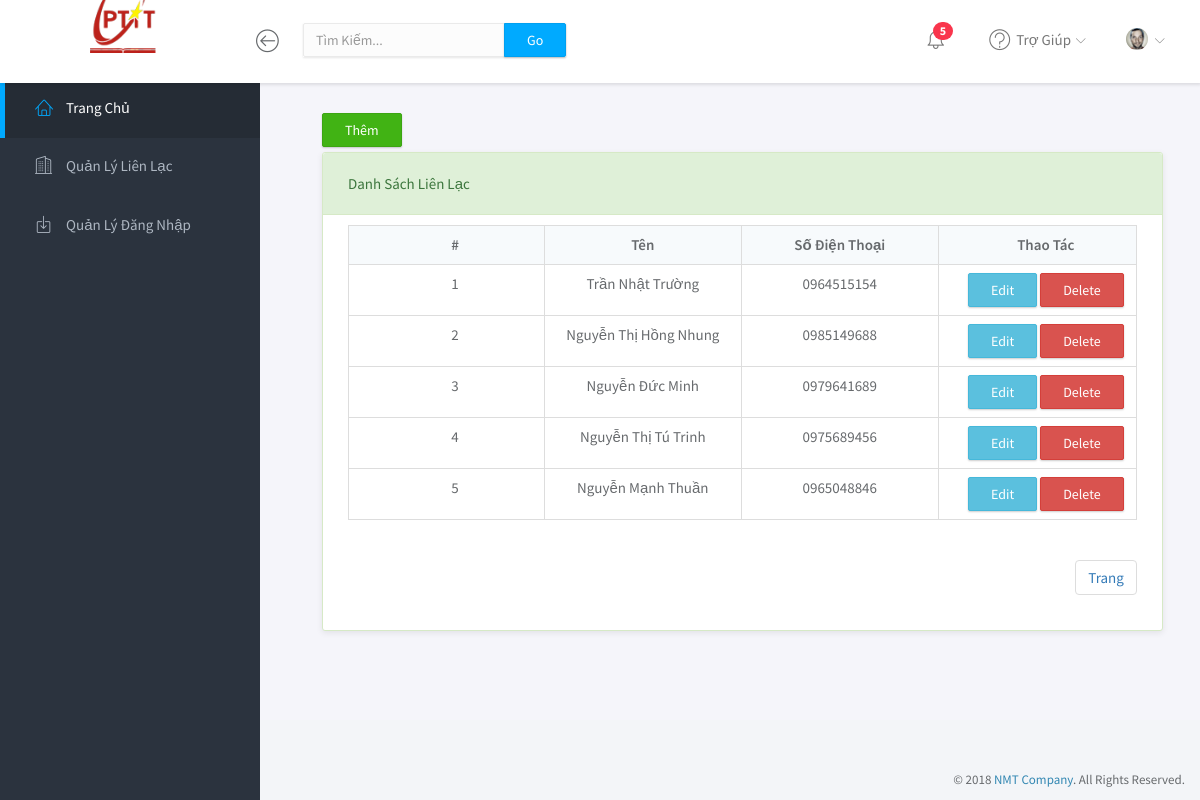
The page / on the database its author committed.
### tables this page shows
CREATE TABLE `contacts` (
  `id` int(11) NOT NULL,
  `name` varchar(100) NOT NULL,
  `phone1` varchar(20) NOT NULL,
  `phone2` varchar(20) NOT NULL,
  `email` varchar(100) NOT NULL,
  `fb` varchar(200) NOT NULL,
  `company` varchar(100) NOT NULL
);

### application/controllers/Contact.php (called while the page is built, shortened)
<?php
class Contact extends CI_Controller {
	public function __construct()
	{
		$this->load->model('contact_model');
		$this->load->helper('url');
	}
	public function index()
	{
		$data['contacts'] = $this->contact_model->getContacts();
		$this->load->view('contact_list', $data);
	}
}

### index.php (called while the page is built, shortened)
<?php
require_once BASEPATH.'core/CodeIgniter.php';

### application/models/Contact_model.php (called while the page is built, shortened)
<?php
class Contact_model extends CI_Model
{
	public function getContacts()
	{
		$query = $this->db->get('contacts', 20);
		return $query->result();
	}
}

### application/views/contact_list.php (the view, shortened to what this page needs)
<?php $this->load->view('header'); ?>
<div class="main">
	<div class="main-content">
		<div class="row justify-content-center">
			<div class="col-md-11" style="margin-left: 52px;">
				<div style="margin: 5px 0px;">
					<a href="contact/add" class="btn btn-success">Thêm</a>
				</div>
				<div class="panel panel-success">
					<div class="panel-heading">Danh Sách Liên Lạc</div>
					<div class="panel-body">
						<table class="table table-bordered table-hover">
							<tr style="background-color:#F7FAFC;">
								<th style="width: 200px" class="text-center">#</th>
								<th style="width: 200px" class="text-center">Tên</th>
								<th style="width: 200px" class="text-center">Số Điện Thoại</th>
								<th style="width: 200px" class="text-center">Thao Tác</th>
							</tr>
							<?php
							foreach ($contacts as $idx => $item):
								?>
								<tr class="<?= ($idx % 2) ? 'odd' : 'even' ?>">
									<td class="text-center"><?= $idx +1 ?></td>
									<td class="text-center"><?= $item->name  ?></td>
									<td class="text-center"><?= $item->phone1  ?></td>
									<td style="text-align: center;">
										<a style="color: white;" href="contact/edit/<?= $item->id ?>" class="btn btn-info">Edit</a>
										<a style="color: white;" onclick="return window.confirm('Bạn Có Chắc Chắn Muốn Xóa?');" href="contact/del/<?= $item->id ?>" class="btn btn-danger">Delete</a>
									</td>
								</tr>
							<?php endforeach; ?>
						</table>
						<ul class="pagination pull-right">
							<li><a>Trang</a></li>
						</ul>
					</div>
				</div>
			</div>
		</div>
	</div>
</div>
<?php $this->load->view('footer'); ?>

### application/views/header.php (shortened to what this page needs)
<!doctype html>
<html lang="en">
<head>
	<link rel="stylesheet" href="<?php echo base_url(); ?>assets/vendor/bootstrap/css/bootstrap.min.css">
	<link rel="stylesheet" href="<?php echo base_url(); ?>assets/vendor/font-awesome/css/font-awesome.min.css">
	<link rel="stylesheet" href="<?php echo base_url(); ?>assets/vendor/linearicons/style.css">
	<link rel="stylesheet" href="<?php echo base_url(); ?>assets/vendor/chartist/css/chartist-custom.css">
	<link rel="stylesheet" href="<?php echo base_url(); ?>assets/css/main.css">
	<link rel="stylesheet" href="<?php echo base_url(); ?>assets/css/demo.css">
</head>
<body>
	<div id="wrapper">
		<nav class="navbar navbar-default navbar-fixed-top">
			<div class="brand">
				<a href="<?php echo base_url('/') ?>"><img src="<?php echo base_url(); ?>assets/img/ptit-logo.png" alt="Klorofil Logo" class="img-responsive logo" style="height: 85px;margin-top: -62px;"></a>
			</div>
			<div class="container-fluid">
				<div class="navbar-btn">
					<button type="button" class="btn-toggle-fullwidth"><i class="lnr lnr-arrow-left-circle"></i></button>
				</div>
				<form class="navbar-form navbar-left">
					<div class="input-group">
						<input type="text" value="" class="form-control" placeholder="Tìm Kiếm...">
						<span class="input-group-btn"><button type="button" class="btn btn-primary">Go</button></span>
					</div>
				</form>
				<div id="navbar-menu">
					<ul class="nav navbar-nav navbar-right">
						<li class="dropdown">
							<a href="#" class="dropdown-toggle icon-menu" data-toggle="dropdown">
								<i class="lnr lnr-alarm"></i>
								<span class="badge bg-danger">5</span>
							</a>
						</li>
						<li class="dropdown">
							<a href="#" class="dropdown-toggle" data-toggle="dropdown"><i class="lnr lnr-question-circle"></i> <span>Trợ Giúp</span> <i class="icon-submenu lnr lnr-chevron-down"></i></a>
						</li>
						<li class="dropdown">
							<a href="#" class="dropdown-toggle" data-toggle="dropdown"><img src="<?php echo base_url(); ?>assets/img/user.png" class="img-circle" alt="Avatar"> <span></span> <i class="icon-submenu lnr lnr-chevron-down"></i></a>
						</li>
					</ul>
				</div>
			</div>
		</nav>
		<div id="sidebar-nav" class="sidebar">
			<div class="sidebar-scroll">
				<nav>
					<ul class="nav">
						<li><a href="<?php echo base_url('/') ?>" class="active"><i class="lnr lnr-home"></i> <span>Trang Chủ</span></a></li>
						<li><a href="<?php echo base_url('/') ?>" class=""><i class="lnr lnr-apartment"></i> <span>Quản Lý Liên Lạc</span></a></li>
						<li><a href="#" class=""><i class="lnr lnr-enter-down"></i> <span>Quản Lý Đăng Nhập</span></a></li>
					</ul>
				</nav>
			</div>
		</div>

### application/views/footer.php (shortened to what this page needs)
		<footer>
			<div class="container-fluid">
				<p class="copyright">&copy; 2018 <a href="#">NMT Company</a>. All Rights Reserved.</p>
			</div>
		</footer>
	</div>
</body>
</html>

### rows shown on the page
contacts: name "Trần Nhật Trường", phone1 "0964515154"
contacts: name "Nguyễn Thị Hồng Nhung", phone1 "0985149688"
contacts: name "Nguyễn Đức Minh", phone1 "0979641689"
contacts: name "Nguyễn Thị Tú Trinh", phone1 "0975689456"
contacts: name "Nguyễn Mạnh Thuần", phone1 "0965048846"
